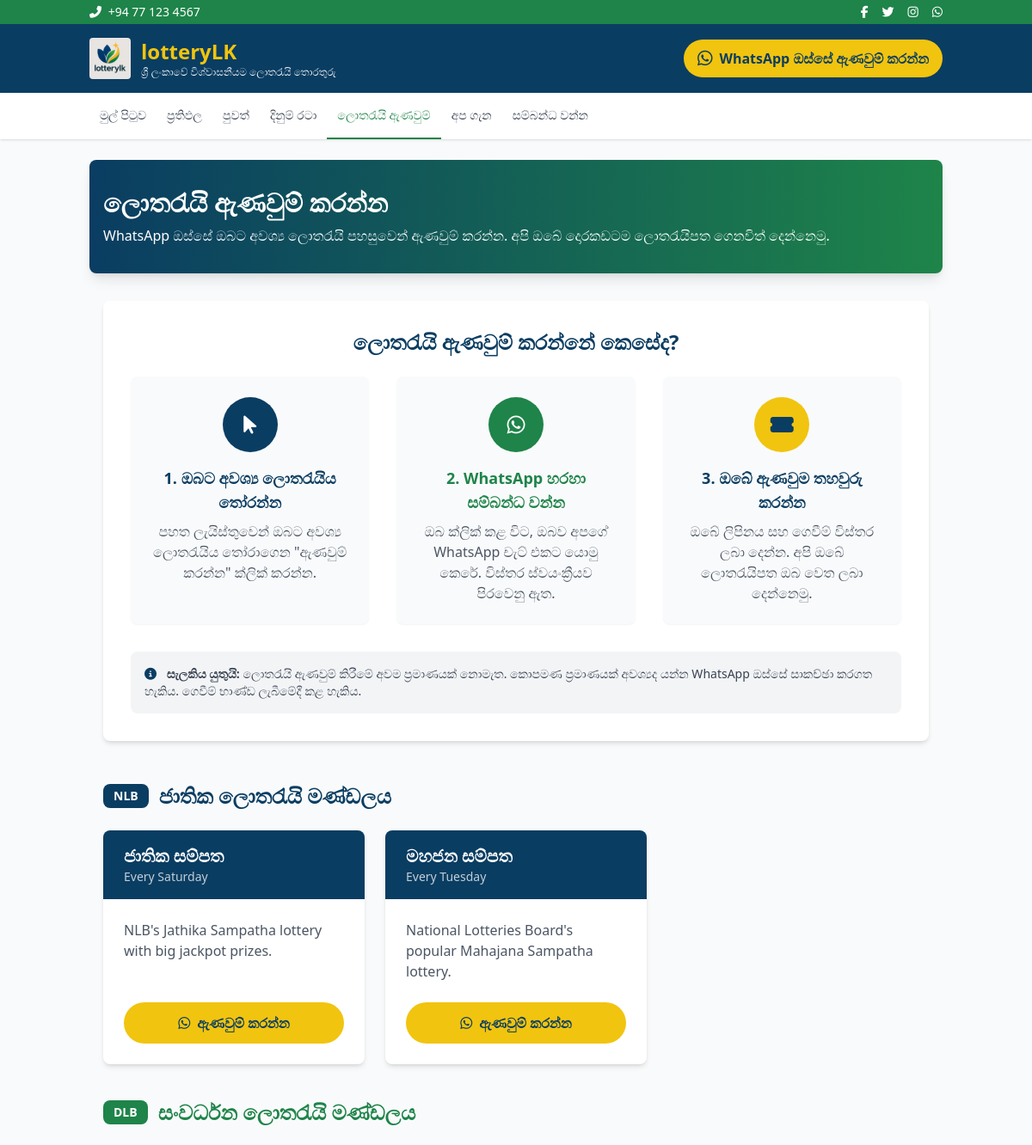
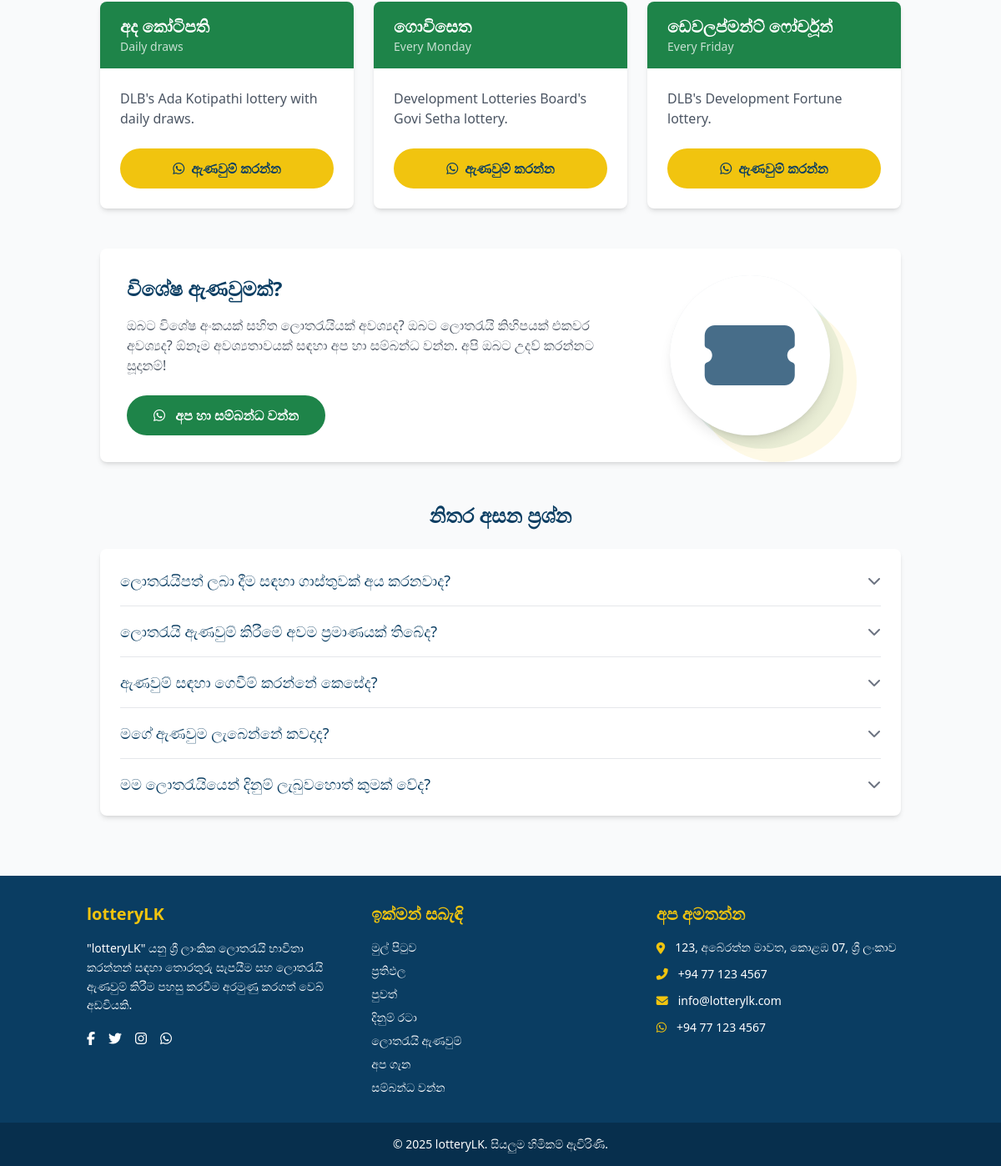
/order_page.php, run on the app's committed database (2 pictures, top to bottom).
### tables this page shows
CREATE TABLE IF NOT EXISTS lotteries (
    id INT AUTO_INCREMENT PRIMARY KEY,
    name VARCHAR(255) NOT NULL,
    type VARCHAR(50),  
    draw_schedule VARCHAR(255),
    description TEXT,
    image_path VARCHAR(255) NULL  
);

### includes/functions.php (called while the page is built, shortened)
<?php
function get_all_lotteries($pdo, $type = null) {
    try {
        if ($type) {
            $stmt = $pdo->prepare('SELECT * FROM lotteries WHERE type = :type ORDER BY name');
            $stmt->bindParam(':type', $type, PDO::PARAM_STR);
            $stmt->execute();
        } else {
            $stmt = $pdo->query('SELECT * FROM lotteries ORDER BY name');
        }
        return $stmt->fetchAll();
    } catch (PDOException $e) {
        error_log("Database error in get_all_lotteries(): " . $e->getMessage(), 0);
        return [];
    }
}
function generate_whatsapp_order_link($lottery_name, $draw_date = '') {
    $phone = '+94771234567';
    $message = "හෙලෝ, මට " . $lottery_name . " ලොතරැයිය ඇණවුම් කිරීමට අවශ්‍යයි";
    $message = urlencode($message);
    return "https://wa.me/{$phone}?text={$message}";
}

### order_page.php (the view, shortened to what this page needs)
<?php
include 'includes/db_connect.php';
include 'includes/functions.php';
$lotteries = [];
if (isset($pdo) && $db_connected) {
    try {
        $nlb_lotteries = get_all_lotteries($pdo, 'NLB');
        $dlb_lotteries = get_all_lotteries($pdo, 'DLB');
        $lotteries = [
            'NLB' => $nlb_lotteries,
            'DLB' => $dlb_lotteries
        ];
    } catch (PDOException $e) {
        error_log("Database error in order_page.php: " . $e->getMessage(), 0);
    }
}
include 'includes/header.php';
?>
<section class="bg-gradient-to-r from-primaryBlue to-primaryGreen text-white py-8 mb-8 rounded-lg shadow-lg">
    <div class="container mx-auto px-4">
        <h1 class="text-3xl font-bold">ලොතරැයි ඇණවුම් කරන්න</h1>
        <p class="mt-2">WhatsApp ඔස්සේ ඔබට අවශ්‍ය ලොතරැයි පහසුවෙන් ඇණවුම් කරන්න. අපි ඔබේ දොරකඩටම ලොතරැයිපත ගෙනවිත් දෙන්නෙමු.</p>
    </div>
</section>
<section class="mb-12">
    <div class="container mx-auto px-4">
        <div class="bg-white rounded-lg shadow-md p-8">
            <h2 class="text-2xl font-bold text-primaryBlue mb-6 text-center">ලොතරැයි ඇණවුම් කරන්නේ කෙසේද?</h2>
            <div class="grid grid-cols-1 md:grid-cols-3 gap-8 text-center">
                <div class="bg-gray-50 p-6 rounded-lg shadow-sm">
                    <div class="w-16 h-16 mx-auto bg-primaryBlue rounded-full flex items-center justify-center text-white text-2xl mb-4">
                        <i class="fas fa-mouse-pointer"></i>
                    </div>
                    <h3 class="text-lg font-bold text-primaryBlue mb-2">1. ඔබට අවශ්‍ය ලොතරැයිය තෝරන්න</h3>
                    <p class="text-gray-600">පහත ලැයිස්තුවෙන් ඔබට අවශ්‍ය ලොතරැයිය තෝරාගෙන "ඇණවුම් කරන්න" ක්ලික් කරන්න.</p>
                </div>
                <div class="bg-gray-50 p-6 rounded-lg shadow-sm">
                    <div class="w-16 h-16 mx-auto bg-primaryGreen rounded-full flex items-center justify-center text-white text-2xl mb-4">
                        <i class="fab fa-whatsapp"></i>
                    </div>
                    <h3 class="text-lg font-bold text-primaryGreen mb-2">2. WhatsApp හරහා සම්බන්ධ වන්න</h3>
                    <p class="text-gray-600">ඔබ ක්ලික් කළ විට, ඔබව අපගේ WhatsApp චැට් එකට යොමු කෙරේ. විස්තර ස්වයංක්‍රීයව පිරවෙනු ඇත.</p>
                </div>
                <div class="bg-gray-50 p-6 rounded-lg shadow-sm">
                    <div class="w-16 h-16 mx-auto bg-accentYellow rounded-full flex items-center justify-center text-primaryBlue text-2xl mb-4">
                        <i class="fas fa-ticket-alt"></i>
                    </div>
                    <h3 class="text-lg font-bold text-primaryBlue mb-2">3. ඔබේ ඇණවුම තහවුරු කරන්න</h3>
                    <p class="text-gray-600">ඔබේ ලිපිනය සහ ගෙවීම් විස්තර ලබා දෙන්න. අපි ඔබේ ලොතරැයිපත ඔබ වෙත ලබා දෙන්නෙමු.</p>
                </div>
            </div>
            <div class="mt-8 p-4 bg-gray-100 rounded-lg">
                <p class="text-gray-700 text-sm">
                    <i class="fas fa-info-circle text-primaryBlue mr-2"></i>
                    <strong>සැලකිය යුතුයි:</strong> ලොතරැයි ඇණවුම් කිරීමේ අවම ප්‍රමාණයක් නොමැත. කොපමණ ප්‍රමාණයක් අවශ්‍යද යන්න WhatsApp ඔස්සේ සාකච්ඡා කරගත හැකිය. ගෙවීම් භාණ්ඩ ලැබීමේදී කළ හැකිය.
                </p>
            </div>
        </div>
    </div>
</section>
<section class="mb-12">
    <div class="container mx-auto px-4">
        <?php if (!empty($lotteries['NLB'])): ?>
        <div class="mb-10">
            <h2 class="text-2xl font-bold text-primaryBlue mb-6 flex items-center">
                <span class="bg-primaryBlue text-white rounded-lg px-3 py-1 text-sm mr-3">NLB</span>
                ජාතික ලොතරැයි මණ්ඩලය
            </h2>
            <div class="grid grid-cols-1 md:grid-cols-2 lg:grid-cols-3 gap-6">
                <?php foreach ($lotteries['NLB'] as $lottery): ?>
                <div class="bg-white rounded-lg shadow-md overflow-hidden h-full flex flex-col">
                    <div class="bg-primaryBlue text-white py-4 px-6">
                        <h3 class="text-xl font-bold"><?php echo htmlspecialchars($lottery['name']); ?></h3>
                        <p class="text-sm opacity-75"><?php echo htmlspecialchars($lottery['draw_schedule']); ?></p>
                    </div>
                    <div class="p-6 flex-grow flex flex-col">
                        <p class="text-gray-600 mb-6 flex-grow"><?php echo htmlspecialchars($lottery['description']); ?></p>
                        <a href="<?php echo generate_whatsapp_order_link($lottery['name']); ?>" class="whatsapp-order-btn bg-accentYellow hover:bg-yellow-500 text-primaryBlue font-bold py-3 px-4 rounded-full text-center flex items-center justify-center" data-lottery="<?php echo htmlspecialchars($lottery['name']); ?>">
                            <i class="fab fa-whatsapp mr-2"></i> ඇණවුම් කරන්න
                        </a>
                    </div>
                </div>
                <?php endforeach; ?>
            </div>
        </div>
        <?php endif; ?>
        <?php if (!empty($lotteries['DLB'])): ?>
        <div>
            <h2 class="text-2xl font-bold text-primaryGreen mb-6 flex items-center">
                <span class="bg-primaryGreen text-white rounded-lg px-3 py-1 text-sm mr-3">DLB</span>
                සංවර්ධන ලොතරැයි මණ්ඩලය
            </h2>
            <div class="grid grid-cols-1 md:grid-cols-2 lg:grid-cols-3 gap-6">
                <?php foreach ($lotteries['DLB'] as $lottery): ?>
                <div class="bg-white rounded-lg shadow-md overflow-hidden h-full flex flex-col">
                    <div class="bg-primaryGreen text-white py-4 px-6">
                        <h3 class="text-xl font-bold"><?php echo htmlspecialchars($lottery['name']); ?></h3>
                        <p class="text-sm opacity-75"><?php echo htmlspecialchars($lottery['draw_schedule']); ?></p>
                    </div>
                    <div class="p-6 flex-grow flex flex-col">
                        <p class="text-gray-600 mb-6 flex-grow"><?php echo htmlspecialchars($lottery['description']); ?></p>
                        <a href="<?php echo generate_whatsapp_order_link($lottery['name']); ?>" class="whatsapp-order-btn bg-accentYellow hover:bg-yellow-500 text-primaryBlue font-bold py-3 px-4 rounded-full text-center flex items-center justify-center" data-lottery="<?php echo htmlspecialchars($lottery['name']); ?>">
                            <i class="fab fa-whatsapp mr-2"></i> ඇණවුම් කරන්න
                        </a>
                    </div>
                </div>
                <?php endforeach; ?>
            </div>
        </div>
        <?php endif; ?>
    </div>
</section>
<section class="mb-12">
    <div class="container mx-auto px-4">
        <div class="bg-white rounded-lg shadow-md p-8">
            <div class="flex flex-col md:flex-row items-center">
                <div class="md:w-2/3 mb-6 md:mb-0 md:pr-8">
                    <h2 class="text-2xl font-bold text-primaryBlue mb-4">විශේෂ ඇණවුමක්?</h2>
                    <p class="text-gray-600 mb-6">
                        ඔබට විශේෂ අංකයක් සහිත ලොතරැයියක් අවශ්‍යද? ඔබට ලොතරැයි කිහිපයක් එකවර අවශ්‍යද? ඕනෑම අවශ්‍යතාවයක් සඳහා අප හා සම්බන්ධ වන්න. අපි ඔබට උදව් කරන්නට සූදානම්!
                    </p>
                    <a href="https://wa.me/+94771234567" class="bg-primaryGreen hover:bg-green-600 text-white font-bold py-3 px-8 rounded-full inline-block">
                        <i class="fab fa-whatsapp mr-2"></i> අප හා සම්බන්ධ වන්න
                    </a>
                </div>
                <div class="md:w-1/3 flex justify-center">
                    <div class="relative">
                        <div class="w-48 h-48 rounded-full flex items-center justify-center bg-white shadow-lg relative z-10">
                            <i class="fas fa-ticket-alt text-8xl text-primaryBlue opacity-75"></i>
                        </div>
                    </div>
                </div>
            </div>
        </div>
    </div>
</section>
<section class="mb-12">
    <div class="container mx-auto px-4">
        <h2 class="text-2xl font-bold text-primaryBlue mb-6 text-center">නිතර අසන ප්‍රශ්න</h2>
        <div class="bg-white rounded-lg shadow-md p-6">
            <div class="space-y-4" x-data="{selected: null}">
                <div class="border-b border-gray-200 pb-4">
                    <button class="flex items-center justify-between w-full text-left" @click="selected !== 1 ? selected = 1 : selected = null">
                        <h3 class="text-lg font-medium text-primaryBlue">ලොතරැයිපත් ලබා දීම සඳහා ගාස්තුවක් අය කරනවාද?</h3>
                        <i class="fas" :class="selected == 1 ? 'fa-chevron-up text-primaryGreen' : 'fa-chevron-down text-gray-500'"></i>
                    </button>
                </div>
                <div class="border-b border-gray-200 pb-4">
                    <button class="flex items-center justify-between w-full text-left" @click="selected !== 2 ? selected = 2 : selected = null">
                        <h3 class="text-lg font-medium text-primaryBlue">ලොතරැයි ඇණවුම් කිරීමේ අවම ප්‍රමාණයක් තිබේද?</h3>
                        <i class="fas" :class="selected == 2 ? 'fa-chevron-up text-primaryGreen' : 'fa-chevron-down text-gray-500'"></i>
                    </button>
                </div>
                <div class="border-b border-gray-200 pb-4">
                    <button class="flex items-center justify-between w-full text-left" @click="selected !== 3 ? selected = 3 : selected = null">
                        <h3 class="text-lg font-medium text-primaryBlue">ඇණවුම් සඳහා ගෙවීම් කරන්නේ කෙසේද?</h3>
                        <i class="fas" :class="selected == 3 ? 'fa-chevron-up text-primaryGreen' : 'fa-chevron-down text-gray-500'"></i>
                    </button>
                </div>
                <div class="border-b border-gray-200 pb-4">
                    <button class="flex items-center justify-between w-full text-left" @click="selected !== 4 ? selected = 4 : selected = null">
                        <h3 class="text-lg font-medium text-primaryBlue">මගේ ඇණවුම ලැබෙන්නේ කවදාද?</h3>
                        <i class="fas" :class="selected == 4 ? 'fa-chevron-up text-primaryGreen' : 'fa-chevron-down text-gray-500'"></i>
                    </button>
                </div>
                <div>
                    <button class="flex items-center justify-between w-full text-left" @click="selected !== 5 ? selected = 5 : selected = null">
                        <h3 class="text-lg font-medium text-primaryBlue">මම ලොතරැයියෙන් දිනුම් ලැබුවහොත් කුමක් වේද?</h3>
                        <i class="fas" :class="selected == 5 ? 'fa-chevron-up text-primaryGreen' : 'fa-chevron-down text-gray-500'"></i>
                    </button>
                </div>
            </div>
        </div>
    </div>
</section>
<?php
include 'includes/footer.php';
?>

### data on the page
lotteries: name "ජාතික සම්පත", draw_schedule "Every Saturday", description "NLB's Jathika Sampatha lottery with big jackpot prizes."
lotteries: name "මහජන සම්පත", draw_schedule "Every Tuesday", description "National Lotteries Board's popular Mahajana Sampatha lottery."
lotteries: name "අද කෝටිපති", draw_schedule "Daily draws", description "DLB's Ada Kotipathi lottery with daily draws."
lotteries: name "ගොවිසෙත", draw_schedule "Every Monday", description "Development Lotteries Board's Govi Setha lottery."
lotteries: name "ඩෙවලප්මන්ට් ෆෝර්චූන්", draw_schedule "Every Friday", description "DLB's Development Fortune lottery."
